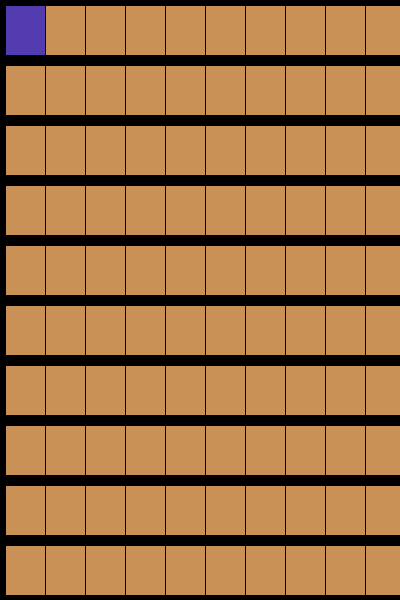
Frame 1 (no input)
Frame 60 (the mouse pressed at the canvas centre just before this capture): identical to frame 1, image omitted
Frame 120 (the mouse held since frame 60 and released just before this capture): identical to frame 1, image omitted

The Processing sketch that drew this single still picture (run headless with seeded random() and noise(); from frame 60 on, the mouse is pressed at the canvas centre):

// Processing sketch: processing_4012
// ── processing_4012.pde

int rectWidth = 50;  
int rectHeight = 50;  
void setup() {  
  size(400,600);  
  
  
  
}  
  
void draw() {  
  background(0);  
  fill(83, 60, 175);  
  for (int y= 5; y<height; y += 60){  
    for (int x= 5; x<width; x += 40){  
  
  
      rect(x, y,rectWidth, rectHeight);  
  
      if (mouseX >= x && mouseX <= x+rectWidth &&   
        mouseY >= y && mouseY <= y+rectHeight) {  
        fill(83, 60, 175);  
        rect(x, y,rectWidth, rectHeight);  
      }  
      fill(201, 145, 85);  
    }  
  }  
  
}  
  
  
 
 
